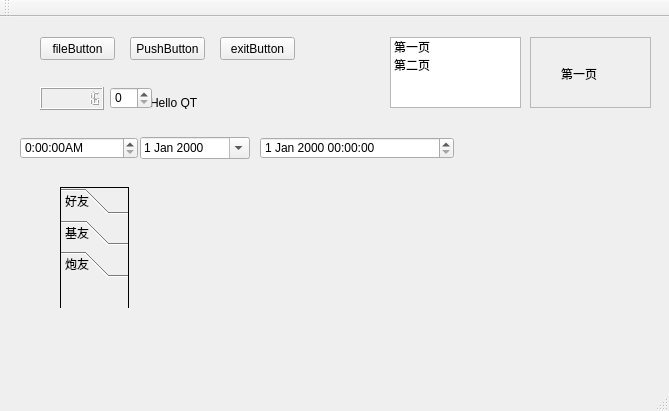
<?xml version="1.0" encoding="UTF-8"?>
<ui version="4.0">
 <class>MainWindow1</class>
 <widget class="QMainWindow" name="MainWindow1">
  <property name="geometry">
   <rect>
    <x>0</x>
    <y>0</y>
    <width>669</width>
    <height>411</height>
   </rect>
  </property>
  <property name="windowTitle">
   <string>MainWindow</string>
  </property>
  <widget class="QWidget" name="centralWidget">
   <widget class="QLabel" name="label">
    <property name="geometry">
     <rect>
      <x>150</x>
      <y>80</y>
      <width>54</width>
      <height>12</height>
     </rect>
    </property>
    <property name="text">
     <string>Hello QT</string>
    </property>
   </widget>
   <widget class="QPushButton" name="pushButton">
    <property name="geometry">
     <rect>
      <x>130</x>
      <y>20</y>
      <width>75</width>
      <height>23</height>
     </rect>
    </property>
    <property name="text">
     <string>PushButton</string>
    </property>
   </widget>
   <widget class="QPushButton" name="exitButton">
    <property name="geometry">
     <rect>
      <x>220</x>
      <y>20</y>
      <width>75</width>
      <height>23</height>
     </rect>
    </property>
    <property name="text">
     <string>exitButton</string>
    </property>
   </widget>
   <widget class="QPushButton" name="fileButton">
    <property name="geometry">
     <rect>
      <x>40</x>
      <y>20</y>
      <width>75</width>
      <height>23</height>
     </rect>
    </property>
    <property name="text">
     <string>fileButton</string>
    </property>
   </widget>
   <widget class="QLabel" name="labelPic">
    <property name="geometry">
     <rect>
      <x>310</x>
      <y>20</y>
      <width>51</width>
      <height>51</height>
     </rect>
    </property>
    <property name="text">
     <string/>
    </property>
    <property name="pixmap">
     <pixmap>myico.ico</pixmap>
    </property>
   </widget>
   <widget class="QLCDNumber" name="lcdNumber">
    <property name="geometry">
     <rect>
      <x>40</x>
      <y>70</y>
      <width>64</width>
      <height>23</height>
     </rect>
    </property>
    <property name="digitCount">
     <number>8</number>
    </property>
    <property name="value" stdset="0">
     <double>16.000000000000000</double>
    </property>
   </widget>
   <widget class="QListWidget" name="listWidget">
    <property name="geometry">
     <rect>
      <x>390</x>
      <y>20</y>
      <width>131</width>
      <height>71</height>
     </rect>
    </property>
    <item>
     <property name="text">
      <string>第一页</string>
     </property>
    </item>
    <item>
     <property name="text">
      <string>第二页</string>
     </property>
    </item>
   </widget>
   <widget class="QStackedWidget" name="stackedWidget">
    <property name="geometry">
     <rect>
      <x>530</x>
      <y>20</y>
      <width>121</width>
      <height>71</height>
     </rect>
    </property>
    <property name="frameShape">
     <enum>QFrame::StyledPanel</enum>
    </property>
    <property name="currentIndex">
     <number>0</number>
    </property>
    <widget class="QWidget" name="page">
     <widget class="QLabel" name="label_2">
      <property name="geometry">
       <rect>
        <x>30</x>
        <y>30</y>
        <width>54</width>
        <height>12</height>
       </rect>
      </property>
      <property name="text">
       <string>第一页</string>
      </property>
     </widget>
    </widget>
    <widget class="QWidget" name="page_2">
     <widget class="QLabel" name="label_3">
      <property name="geometry">
       <rect>
        <x>30</x>
        <y>30</y>
        <width>54</width>
        <height>12</height>
       </rect>
      </property>
      <property name="text">
       <string>第二页</string>
      </property>
     </widget>
    </widget>
   </widget>
   <widget class="QToolBox" name="toolBox">
    <property name="geometry">
     <rect>
      <x>60</x>
      <y>170</y>
      <width>69</width>
      <height>121</height>
     </rect>
    </property>
    <property name="frameShape">
     <enum>QFrame::Box</enum>
    </property>
    <property name="currentIndex">
     <number>2</number>
    </property>
    <widget class="QWidget" name="page_3">
     <property name="geometry">
      <rect>
       <x>0</x>
       <y>0</y>
       <width>67</width>
       <height>41</height>
      </rect>
     </property>
     <attribute name="label">
      <string>好友</string>
     </attribute>
    </widget>
    <widget class="QWidget" name="page_4">
     <property name="geometry">
      <rect>
       <x>0</x>
       <y>0</y>
       <width>67</width>
       <height>41</height>
      </rect>
     </property>
     <attribute name="label">
      <string>基友</string>
     </attribute>
    </widget>
    <widget class="QWidget" name="page_5">
     <attribute name="label">
      <string>炮友</string>
     </attribute>
    </widget>
   </widget>
   <widget class="QSpinBox" name="spinBox">
    <property name="geometry">
     <rect>
      <x>110</x>
      <y>70</y>
      <width>42</width>
      <height>22</height>
     </rect>
    </property>
   </widget>
   <widget class="QTimeEdit" name="timeEdit">
    <property name="geometry">
     <rect>
      <x>20</x>
      <y>120</y>
      <width>118</width>
      <height>22</height>
     </rect>
    </property>
    <property name="displayFormat">
     <string>H:mm:ssA</string>
    </property>
   </widget>
   <widget class="QDateEdit" name="dateEdit">
    <property name="geometry">
     <rect>
      <x>140</x>
      <y>120</y>
      <width>110</width>
      <height>22</height>
     </rect>
    </property>
    <property name="calendarPopup">
     <bool>true</bool>
    </property>
   </widget>
   <widget class="QDateTimeEdit" name="dateTimeEdit">
    <property name="geometry">
     <rect>
      <x>260</x>
      <y>120</y>
      <width>194</width>
      <height>22</height>
     </rect>
    </property>
   </widget>
  </widget>
  <widget class="QMenuBar" name="menuBar">
   <property name="geometry">
    <rect>
     <x>0</x>
     <y>0</y>
     <width>669</width>
     <height>23</height>
    </rect>
   </property>
  </widget>
  <widget class="QToolBar" name="mainToolBar">
   <attribute name="toolBarArea">
    <enum>TopToolBarArea</enum>
   </attribute>
   <attribute name="toolBarBreak">
    <bool>false</bool>
   </attribute>
  </widget>
  <widget class="QStatusBar" name="statusBar"/>
 </widget>
 <layoutdefault spacing="6" margin="11"/>
 <resources/>
 <connections>
  <connection>
   <sender>exitButton</sender>
   <signal>clicked()</signal>
   <receiver>MainWindow1</receiver>
   <slot>close()</slot>
   <hints>
    <hint type="sourcelabel">
     <x>317</x>
     <y>236</y>
    </hint>
    <hint type="destinationlabel">
     <x>199</x>
     <y>149</y>
    </hint>
   </hints>
  </connection>
  <connection>
   <sender>listWidget</sender>
   <signal>currentRowChanged(int)</signal>
   <receiver>stackedWidget</receiver>
   <slot>setCurrentIndex(int)</slot>
   <hints>
    <hint type="sourcelabel">
     <x>497</x>
     <y>150</y>
    </hint>
    <hint type="destinationlabel">
     <x>480</x>
     <y>310</y>
    </hint>
   </hints>
  </connection>
  <connection>
   <sender>spinBox</sender>
   <signal>valueChanged(int)</signal>
   <receiver>lcdNumber</receiver>
   <slot>display(int)</slot>
   <hints>
    <hint type="sourcelabel">
     <x>130</x>
     <y>115</y>
    </hint>
    <hint type="destinationlabel">
     <x>71</x>
     <y>116</y>
    </hint>
   </hints>
  </connection>
 </connections>
</ui>
